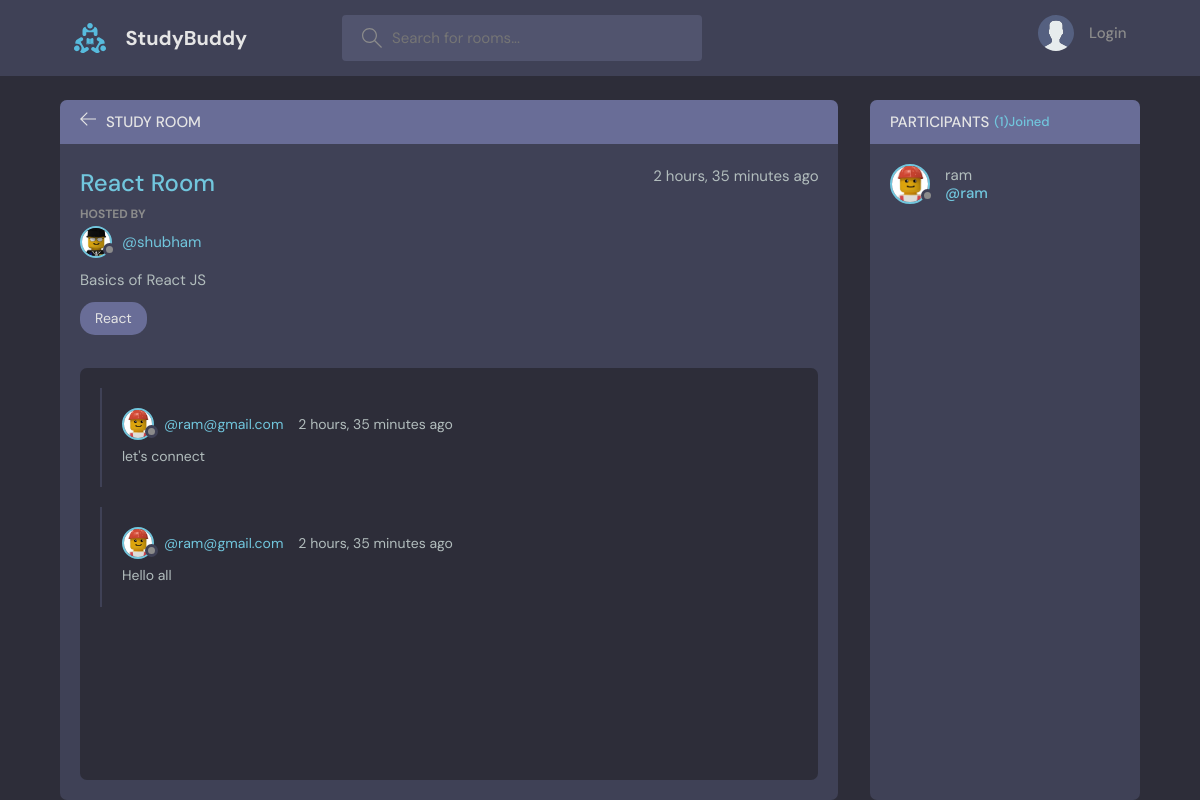
Page /room/6/ on the committed database.
### base/models.py (models this page shows, shortened)
class Room(models.Model):
    host = models.ForeignKey(User, on_delete= models.SET_NULL, null=True)
    topic = models.ForeignKey(Topic, models.SET_NULL, null=True)
    name = models.CharField(max_length=200)
    description = models.TextField(null=True, blank=True)
    participants = models.ManyToManyField(User, related_name='participants', blank=True)
    updated = models.DateTimeField(auto_now=True)
    created = models.DateTimeField(auto_now_add=True)
    class Meta:
        ordering = ['-updated','-created']

class User(AbstractUser):
    name = models.CharField( max_length=200, null=True )
    email = models.EmailField(unique = True, max_length=254 , null=True)
    bio = models.TextField(null=True)
    avatar =  models.ImageField(null = True, default = 'avatar.svg')
    USERNAME_FIELD = 'email'
    REQUIRED_FIELDS = []

class Topic(models.Model):
    name = models.CharField(max_length = 200)

class Message(models.Model):
    user= models.ForeignKey(User, on_delete=models.CASCADE)
    room = models.ForeignKey(Room, on_delete=models.CASCADE)
    body = models.TextField()
    updated = models.DateTimeField(auto_now=True)
    created = models.DateTimeField(auto_now_add=True)
    class Meta:
        ordering = ['-updated', '-created']

### base/views.py (the view, shortened to what this page needs)
# urls.py: path('room/<str:pk>/', views.room, name='room'),
def room(request, pk):
    room = Room.objects.get(id=pk)
    room_messages = room.message_set.all()
    participants = room.participants.all()
    context = {'room': room, "room_messages": room_messages,
               "participants": participants}
    return render(request, 'base/room.html', context)

### base/templates/base/room.html (shortened to what this page needs)
{% extends 'main.html' %} {% block content %}
<main class="profile-page layout layout--2">
    <div class="container">
        <div class="room">
            <div class="room__top">
                <div class="room__topLeft">
                    <a href="{% url 'home' %}">
                        <svg
                            version="1.1"
                            xmlns="http://www.w3.org/2000/svg"
                            width="32"
                            height="32"
                            viewBox="0 0 32 32"
                        >
                            <title>arrow-left</title>
                            <path
                                d="M13.723 2.286l-13.723 13.714 13.719 13.714 1.616-1.611-10.96-10.96h27.625v-2.286h-27.625l10.965-10.965-1.616-1.607z"
                            ></path>
                        </svg>
                    </a>
                    <h3>Study Room</h3>
                </div>
          </div>
            <div class="room__box scroll">
                <div class="room__header scroll">
                    <div class="room__info">
                        <h3>{{room.name}}</h3>
                        <span>{{ room.created|timesince }} ago</span>
                    </div>
                    <div class="room__hosted">
                        <p>Hosted By</p>
                        <a
                            href="{% url 'user-profile' room.host.id %}"
                            class="room__author"
                        >
                            <div class="avatar avatar--small">
                                <img
                                    src="{{room.host.avatar.url}}"
                                />
                            </div>
                            <span>@{{room.host.username}}</span>
                        </a>
                    </div>
                    <div class="room__details">{{room.description}}</div>
                    <span class="room__topics">{{room.topic.name}}</span>
                </div>
                <div class="room__conversation">
                    <div class="threads scroll">
                        {% for room_message in room_messages %}
                        <div class="thread">
                            <div class="thread__top">
                                <div class="thread__author">
                                    <a
                                        href="{% url 'user-profile' room_message.user.id %}"
                                        class="thread__authorInfo"
                                    >
                                        <div class="avatar avatar--small">
                                            <img
                                                src="{{room_message.user.avatar.url}}"
                                            />
                                        </div>
                                        <span>@{{room_message.user}}</span>
                                    </a>
                                    <span class="thread__date"
                                        >{{ room_message.created  | timesince }}
                                        ago</span
                                    >
                                </div>
                            </div>
                            <div class="thread__details">
                                {{room_message.body}}
                            </div>
                        </div>
                        {% endfor %}
                    </div>
                </div>
            </div>
        </div>
        <div class="participants">
            <h3 class="participants__top">
                Participants <span>({{participants.count }})Joined</span>
            </h3>
            <div class="participants__list scroll">
                {% for user in participants %}
                <a href="{% url 'user-profile' user.id %}" class="participant">
                    <div class="avatar avatar--medium">
                        <img
                            src="{{user.avatar.url}}"
                        />
                    </div>
                    <p>
                        {{user.username}}
                        <span>@{{user.username}}</span>
                    </p>
                </a>
                {% endfor %}
            </div>
        </div>
    </div>
</main>
{% endblock content %}

### rows in the picture
Room: name "React Room", created "2 hours, 35 minutes", host.avatar (picture), host.username "shubham", description "Basics of React JS", topic.name "React"
Message: user.avatar (picture), user "ram@gmail.com", created "2 hours, 35 minutes", body "let's connect"
Message: user.avatar (picture), user "ram@gmail.com", created "2 hours, 35 minutes", body "Hello all"
User: avatar (picture), username "ram"

### other values in the picture
{{ participants.count }} "1"
